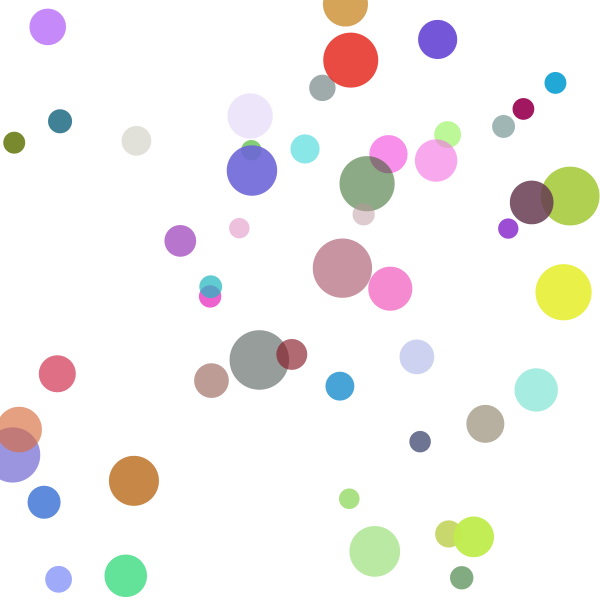
Frame 1 (no input)
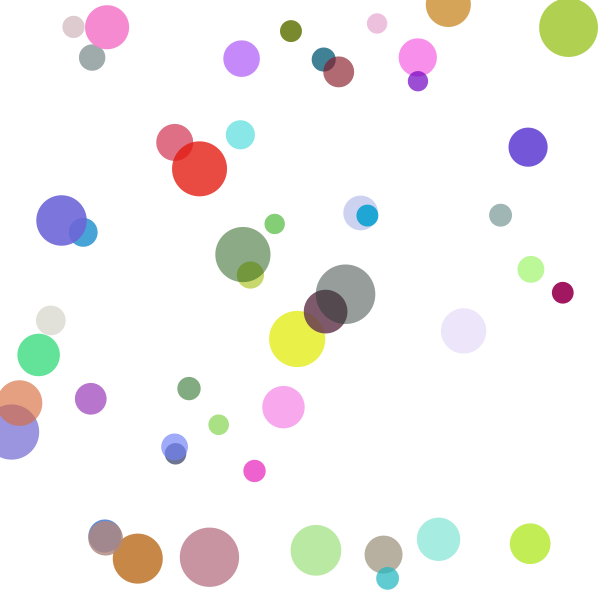
Frame 60 (the mouse pressed at the canvas centre just before this capture)
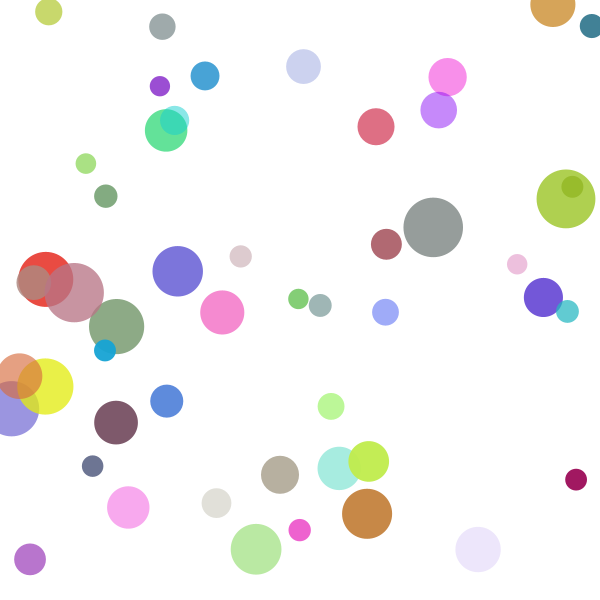
Frame 120 (the mouse held since frame 60 and released just before this capture)

The Processing sketch that drew these frames (run headless with seeded random() and noise(); from frame 60 on, the mouse is pressed at the canvas centre):

// Processing sketch: processing_187388
// ── processing_187388.pde

int number = 50;
float [] x = new float[number];
float [] y = new float[number];
color [] c = new color[number];
float [] bs = new float[number];
float [] xsp = new float[number];
float [] ysp = new float[number];

void setup(){
  
 size (600, 600);
 for(int i=0; i< number; i++){
 x[i] = random(width);
 y [i]= random(height);
 c [i]= color (random(255),random(255),random(255),random(100,250));
 bs [i]= random(20,60);
 xsp [i]= random(-5,5);
 ysp [i]= random(-5,5);
}
println(x);
}

void draw(){  
  background(255);
for(int i=0; i< number; i++){
  if ( x[i] > width - bs[i]/2 || x[i] <bs[i]/2){
    xsp[i] = xsp[i]*-1;
  }
    if ( y[i] > height - bs[i]/2 || y[i] <bs[i]/2){
    ysp[i] = ysp[i]*-1;
    }
    
x[i] = x[i] + xsp[i];
y[i] = y[i] + ysp[i];
noStroke();
fill(c[i]);
ellipse(x[i],y[i],bs[i],bs[i]);
}
}
  
